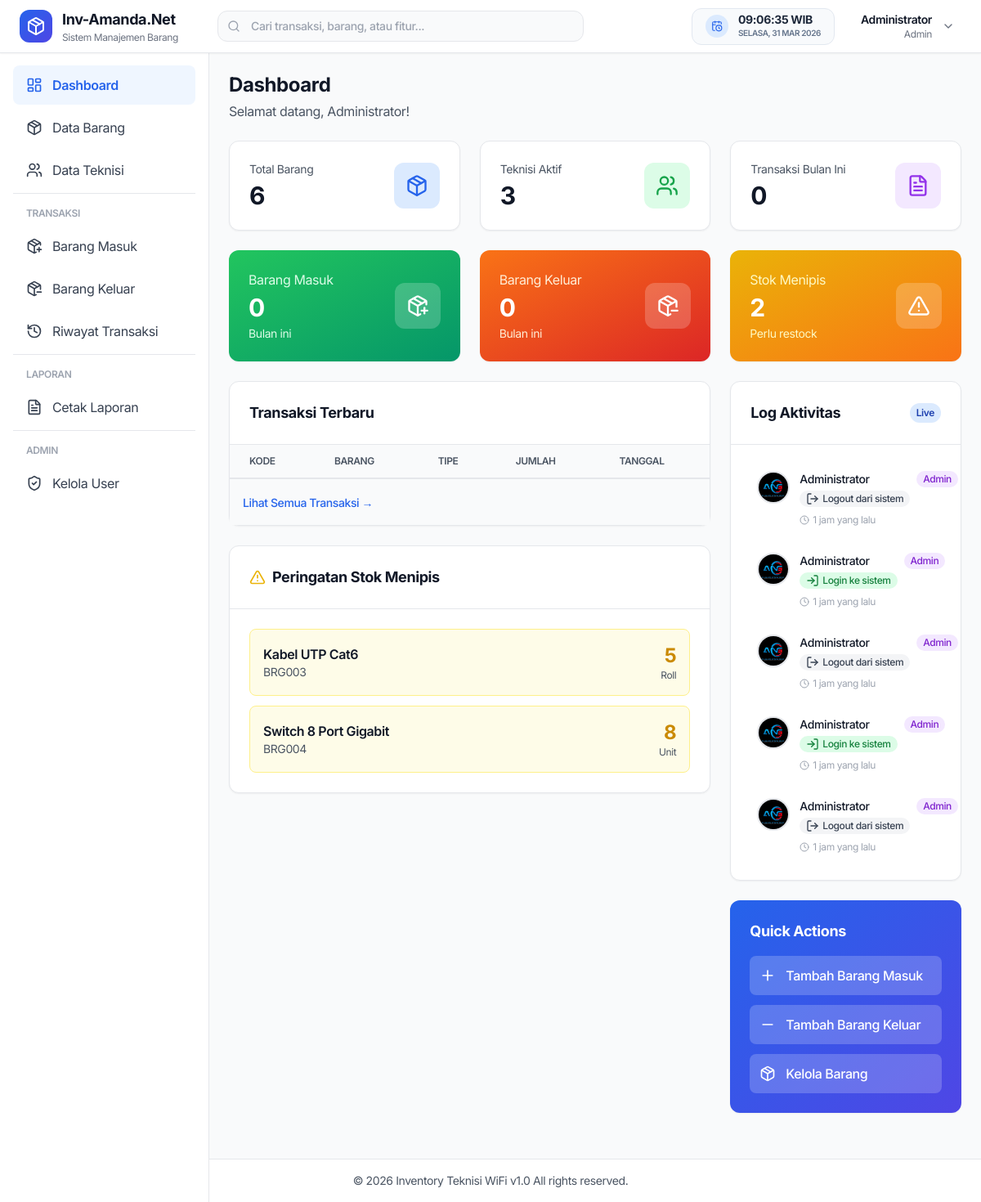
The app's page /dashboard (signed in) with its own data.
### tables this page shows
CREATE TABLE `users` (
  `id` int NOT NULL,
  `username` varchar(50) NOT NULL,
  `password` varchar(255) NOT NULL,
  `nama_lengkap` varchar(100) NOT NULL,
  `email` varchar(100) DEFAULT NULL,
  `role` enum('admin','teknisi') DEFAULT 'teknisi',
  `foto_profil` varchar(255) DEFAULT NULL,
  `created_at` timestamp NOT NULL DEFAULT CURRENT_TIMESTAMP,
  `updated_at` timestamp NOT NULL DEFAULT CURRENT_TIMESTAMP ON UPDATE CURRENT_TIMESTAMP
);

CREATE TABLE `barang` (
  `id` int NOT NULL,
  `kode_barang` varchar(50) NOT NULL,
  `nama_barang` varchar(100) NOT NULL,
  `kategori` varchar(50) DEFAULT NULL,
  `merk` varchar(50) DEFAULT NULL,
  `satuan` varchar(20) DEFAULT NULL,
  `stok` int DEFAULT '0',
  `harga` decimal(15,2) DEFAULT NULL,
  `deskripsi` text,
  `created_at` timestamp NOT NULL DEFAULT CURRENT_TIMESTAMP
);

CREATE TABLE `log_aktivitas` (
  `id` int NOT NULL,
  `id_user` int NOT NULL,
  `aktivitas` varchar(255) NOT NULL,
  `keterangan` text,
  `created_at` timestamp NOT NULL DEFAULT CURRENT_TIMESTAMP
);

### public/dashboard.php (the view, shortened to what the rows shown need)
<?php
require_once '../includes/auth_check.php';
require_once '../functions/helpers.php';
$stats = [];
$query = "SELECT COUNT(*) as total FROM barang";
$result = mysqli_query($conn, $query);
$stats['total_barang'] = mysqli_fetch_assoc($result)['total'];
$query = "SELECT COUNT(*) as total FROM teknisi WHERE status = 'aktif'";
$result = mysqli_query($conn, $query);
$stats['total_teknisi'] = mysqli_fetch_assoc($result)['total'];
$bulan_ini = date('Y-m');
$query = "SELECT COUNT(*) as total FROM transaksi WHERE DATE_FORMAT(tanggal, '%Y-%m') = '$bulan_ini'";
$result = mysqli_query($conn, $query);
$stats['total_transaksi'] = mysqli_fetch_assoc($result)['total'];
$query = "SELECT COALESCE(SUM(jumlah), 0) as total FROM transaksi WHERE tipe = 'masuk' AND DATE_FORMAT(tanggal, '%Y-%m') = '$bulan_ini'";
$result = mysqli_query($conn, $query);
$stats['barang_masuk'] = mysqli_fetch_assoc($result)['total'];
$query = "SELECT COALESCE(SUM(jumlah), 0) as total FROM transaksi WHERE tipe = 'keluar' AND DATE_FORMAT(tanggal, '%Y-%m') = '$bulan_ini'";
$result = mysqli_query($conn, $query);
$stats['barang_keluar'] = mysqli_fetch_assoc($result)['total'];
$query = "SELECT COUNT(*) as total FROM barang WHERE stok < 10";
$result = mysqli_query($conn, $query);
$stats['stok_menipis'] = mysqli_fetch_assoc($result)['total'];
$query = "SELECT la.*, u.nama_lengkap, u.role, u.foto_profil
          FROM log_aktivitas la
          JOIN users u ON la.id_user = u.id
          ORDER BY la.created_at DESC
          LIMIT 5";
$activities = mysqli_query($conn, $query);
$query = "SELECT * FROM barang WHERE stok < 10 ORDER BY stok ASC LIMIT 5";
$low_stock = mysqli_query($conn, $query);
function getActivityIcon($aktivitas) {
    $aktivitas_lower = strtolower($aktivitas);
    if (strpos($aktivitas_lower, 'login') !== false) {
        return '<i data-lucide="log-in" class="w-4 h-4"></i>';
    } elseif (strpos($aktivitas_lower, 'logout') !== false) {
        return '<i data-lucide="log-out" class="w-4 h-4"></i>';
    } elseif (strpos($aktivitas_lower, 'tambah') !== false || strpos($aktivitas_lower, 'menambah') !== false) {
        return '<i data-lucide="plus-circle" class="w-4 h-4"></i>';
    } elseif (strpos($aktivitas_lower, 'edit') !== false || strpos($aktivitas_lower, 'ubah') !== false || strpos($aktivitas_lower, 'update') !== false) {
        return '<i data-lucide="pencil" class="w-4 h-4"></i>';
    } elseif (strpos($aktivitas_lower, 'hapus') !== false || strpos($aktivitas_lower, 'delete') !== false) {
        return '<i data-lucide="trash-2" class="w-4 h-4"></i>';
    } else {
        return '<i data-lucide="activity" class="w-4 h-4"></i>';
    }
}
function getActivityColor($aktivitas) {
    $aktivitas_lower = strtolower($aktivitas);
    if (strpos($aktivitas_lower, 'login') !== false) {
        return 'bg-green-100 text-green-700';
    } elseif (strpos($aktivitas_lower, 'logout') !== false) {
        return 'bg-gray-100 text-gray-700';
    } elseif (strpos($aktivitas_lower, 'tambah') !== false || strpos($aktivitas_lower, 'menambah') !== false) {
        return 'bg-blue-100 text-blue-700';
    } elseif (strpos($aktivitas_lower, 'edit') !== false || strpos($aktivitas_lower, 'ubah') !== false) {
        return 'bg-yellow-100 text-yellow-700';
    } elseif (strpos($aktivitas_lower, 'hapus') !== false) {
        return 'bg-red-100 text-red-700';
    } else {
        return 'bg-purple-100 text-purple-700';
    }
}
require_once '../includes/header.php';
?>
<div class="lg:ml-64 pt-16">
    <div class="p-6">
        <div class="mb-6">
            <h1 class="text-2xl font-bold text-gray-900">Dashboard</h1>
            <p class="text-gray-600 mt-1">Selamat datang, <?= $user['nama_lengkap'] ?>!</p>
        </div>
        <div class="grid grid-cols-1 lg:grid-cols-3 gap-6">
            <div class="lg:col-span-2 space-y-6">
                <div class="bg-white rounded-xl shadow-sm border border-gray-200">
                    <div class="p-6 border-b border-gray-200">
                        <h2 class="text-lg font-bold text-gray-900">Transaksi Terbaru</h2>
                    </div>
                    <div class="overflow-x-auto">
                        <table class="w-full">
                            <thead class="bg-gray-50 border-b border-gray-200">
                                <tr>
                                    <th class="px-6 py-3 text-left text-xs font-semibold text-gray-600 uppercase">Kode</th>
                                    <th class="px-6 py-3 text-left text-xs font-semibold text-gray-600 uppercase">Barang</th>
                                    <th class="px-6 py-3 text-left text-xs font-semibold text-gray-600 uppercase">Tipe</th>
                                    <th class="px-6 py-3 text-left text-xs font-semibold text-gray-600 uppercase">Jumlah</th>
                                    <th class="px-6 py-3 text-left text-xs font-semibold text-gray-600 uppercase">Tanggal</th>
                                </tr>
                            </thead>
                        </table>
                    </div>
                </div>
                <?php if ($stats['stok_menipis'] > 0): ?>
                <div class="bg-white rounded-xl shadow-sm border border-gray-200">
                    <div class="p-6 border-b border-gray-200">
                        <h2 class="text-lg font-bold text-gray-900 flex items-center gap-2">
                            <i data-lucide="alert-triangle" class="w-5 h-5 text-yellow-500"></i>
                            Peringatan Stok Menipis
                        </h2>
                    </div>
                    <div class="p-6">
                        <div class="space-y-3">
                            <?php while ($row = mysqli_fetch_assoc($low_stock)): ?>
                            <div class="flex items-center justify-between p-4 bg-yellow-50 rounded-lg border border-yellow-200">
                                <div>
                                    <p class="font-semibold text-gray-900"><?= $row['nama_barang'] ?></p>
                                    <p class="text-sm text-gray-600"><?= $row['kode_barang'] ?></p>
                                </div>
                                <div class="text-right">
                                    <p class="text-2xl font-bold text-yellow-600"><?= $row['stok'] ?></p>
                                    <p class="text-xs text-gray-600"><?= $row['satuan'] ?></p>
                                </div>
                            </div>
                            <?php endwhile; ?>
                        </div>
                    </div>
                </div>
                <?php endif; ?>
            </div>
            <div class="space-y-6">
                <div class="bg-white rounded-xl shadow-sm border border-gray-200">
                    <div class="p-6 border-b border-gray-200 flex items-center justify-between">
                        <h2 class="text-lg font-bold text-gray-900">Log Aktivitas</h2>
                    </div>
                    <div class="p-6 max-h-[600px] overflow-y-auto">
                        <div class="space-y-4">
                            <?php if (mysqli_num_rows($activities) > 0): ?>
                                <?php while ($row = mysqli_fetch_assoc($activities)): ?>
                                <div class="flex gap-3 group hover:bg-gray-50 p-2 rounded-lg transition">
                                    <div class="flex-shrink-0">
                                        <?php if (!empty($row['foto_profil']) && file_exists(__DIR__ . '/../' . $row['foto_profil'])): ?>
                                            <img src="<?= BASE_URL ?>/<?= $row['foto_profil'] ?>"
                                                 alt="<?= $row['nama_lengkap'] ?>"
                                                 class="w-10 h-10 rounded-full object-cover border-2 border-gray-200">
                                        <?php else: ?>
                                            <div class="w-10 h-10 bg-gradient-to-br from-blue-500 to-indigo-500 rounded-full flex items-center justify-center text-white text-sm font-semibold">
                                                <?= strtoupper(substr($row['nama_lengkap'], 0, 1)) ?>
                                            </div>
                                        <?php endif; ?>
                                    </div>
                                    <div class="flex-1 min-w-0">
                                        <div class="flex items-start justify-between gap-2">
                                            <div class="flex-1">
                                                <p class="text-sm text-gray-900 font-medium"><?= $row['nama_lengkap'] ?></p>
                                                <div class="flex items-center gap-2 mt-1">
                                                    <span class="inline-flex items-center gap-1 px-2 py-0.5 text-xs font-medium rounded-full <?= getActivityColor($row['aktivitas']) ?>">
                                                        <?= getActivityIcon($row['aktivitas']) ?>
                                                        <span class="truncate max-w-[120px]"><?= $row['aktivitas'] ?></span>
                                                    </span>
                                                </div>
                                            </div>
                                            <span class="inline-flex items-center px-2 py-0.5 text-xs font-medium rounded-full <?= $row['role'] == 'admin' ? 'bg-purple-100 text-purple-700' : 'bg-blue-100 text-blue-700' ?>">
                                                <?= ucfirst($row['role']) ?>
                                            </span>
                                        </div>
                    <p class="text-xs text-gray-400 mt-2 flex items-center gap-1">
                        <i data-lucide="clock" class="w-3 h-3"></i>
                                        <?php
                                            $created_at_wib = date('Y-m-d H:i:s', strtotime($row['created_at'] . ' +7 hours'));
                                            echo formatWaktuRelatif($created_at_wib);
                                            ?>
                                            </p>
                                        </div>
                                    </div>
                                <?php endwhile; ?>
                            <?php endif; ?>
                        </div>
                    </div>
                </div>
            </div>
        </div>
    </div>
</div>
<?php require_once '../includes/footer.php'; ?>

### includes/header.php (shortened to what the rows shown need)
<!DOCTYPE html>
<html lang="id">
<head>
    <script src="https://cdn.tailwindcss.com"></script>
</head>
<body class="bg-gray-50 text-gray-800 tracking-tight">
    <nav class="bg-white shadow-sm border-b border-gray-200 fixed top-0 left-0 right-0 z-50">
        <div class="px-4 lg:px-6">
            <div class="flex items-center justify-between h-16">
                <div class="flex items-center gap-4 flex-1">
                    <div class="flex items-center gap-3">
                        <div class="hidden md:block min-w-max">
                            <h1 class="text-lg font-bold text-gray-900">Inv-Amanda.Net</h1>
                        </div>
                    </div>
                </div>
                <div class="flex items-center gap-4 md:gap-6">
                    <div class="relative">
                        <button onclick="toggleUserMenu()" class="flex items-center gap-3 p-2 rounded-xl hover:bg-slate-100 transition">
                            <div class="hidden md:block text-right">
                                <p class="text-sm font-semibold text-gray-900"><?= $user['nama_lengkap'] ?></p>
                                <p class="text-xs text-gray-500"><?= ucfirst($user['role']) ?></p>
                            </div>
                        </button>
                    </div>
                </div>
            </div>
        </div>
    </nav>

### records on screen
users: nama_lengkap "Administrator", role "Admin"
barang: nama_barang "Kabel UTP Cat6", kode_barang "BRG003", stok "5", satuan "Roll"
barang: nama_barang "Switch 8 Port Gigabit", kode_barang "BRG004", stok "8", satuan "Unit"
log_aktivitas: id_user.foto_profil (picture), id_user.nama_lengkap "Administrator", aktivitas "Logout dari sistem", id_user.role "Admin", created_at "1 jam yang lalu"
log_aktivitas: id_user.foto_profil (picture), id_user.nama_lengkap "Administrator", aktivitas "Login ke sistem", id_user.role "Admin", created_at "1 jam yang lalu"
log_aktivitas: id_user.foto_profil (picture), id_user.nama_lengkap "Administrator", aktivitas "Logout dari sistem", id_user.role "Admin", created_at "1 jam yang lalu"
log_aktivitas: id_user.foto_profil (picture), id_user.nama_lengkap "Administrator", aktivitas "Login ke sistem", id_user.role "Admin", created_at "1 jam yang lalu"
log_aktivitas: id_user.foto_profil (picture), id_user.nama_lengkap "Administrator", aktivitas "Logout dari sistem", id_user.role "Admin", created_at "1 jam yang lalu"

### other values on screen
$stats['total_barang'] "6"
$stats['total_teknisi'] "3"
$stats['total_transaksi'] "0"
$stats['barang_masuk'] "0"
$stats['barang_keluar'] "0"
$stats['stok_menipis'] "2"
